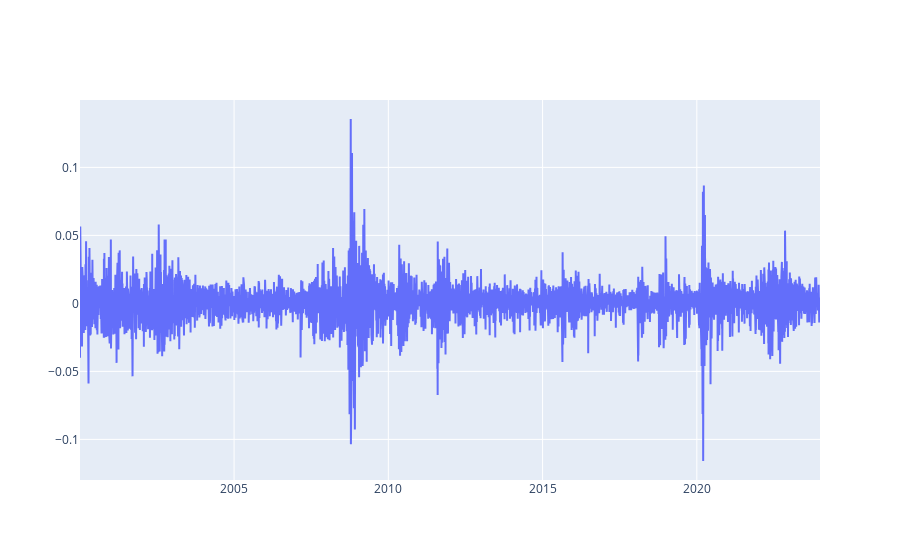

Notebook code for this chart:
### Code cell
logreturns = np.log(df['Adj Close']).diff().dropna()
fig = go.Figure()
fig.add_trace(go.Scatter(x=logreturns.index, y=logreturns, name='Log-Returns'))
fig.show()

### Figure 1 — Plotly figure (JSON) as saved in the notebook; plotly's stock layout.template omitted (floating-point values rounded to 4 significant figures; data arrays with more than 128 entries replaced by an {"elided": "..."} marker saying what was removed)
{"data": [{"name": "Log-Returns", "type": "scatter", "x": {"elided": "6036 str values"}, "y": {"elided": "6036 float values"}}], "layout": {}}
